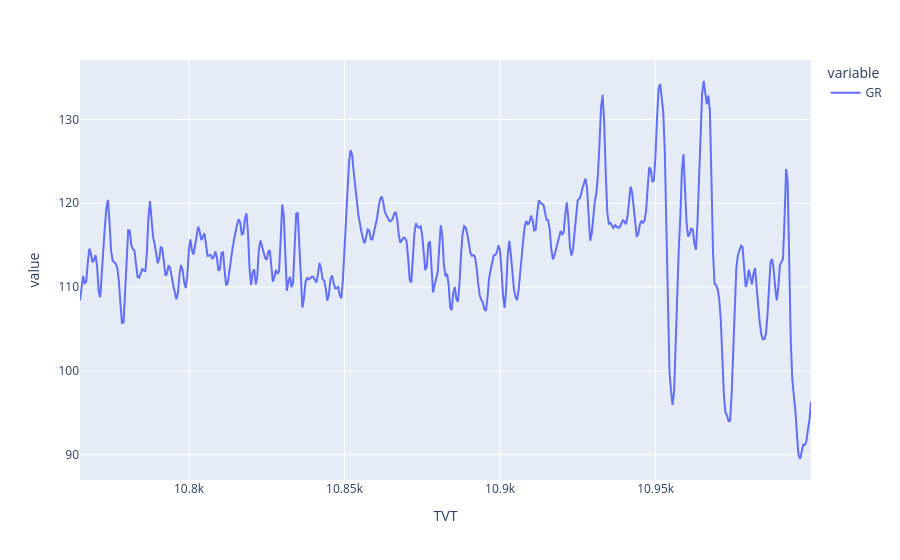

Source (notebook cell):
### Code cell
px.line(typewell_data[typewell_data.index<11000].GR)

### Figure 1 — Plotly figure (JSON) as saved in the notebook; plotly's stock layout.template omitted (floating-point values rounded to 4 significant figures; data arrays with more than 128 entries replaced by an {"elided": "..."} marker saying what was removed)
{"data": [{"hovertemplate": "variable=GR<br>TVT=%{x}<br>value=%{y}<extra></extra>", "legendgroup": "GR", "line": {"color": "#636efa", "dash": "solid"}, "marker": {"symbol": "circle"}, "mode": "lines", "name": "GR", "orientation": "v", "showlegend": true, "type": "scatter", "x": {"elided": "471 float values"}, "xaxis": "x", "y": {"elided": "471 float values"}, "yaxis": "y"}], "layout": {"legend": {"title": {"text": "variable"}, "tracegroupgap": 0}, "margin": {"t": 60}, "xaxis": {"anchor": "y", "domain": [0, 1], "title": {"text": "TVT"}}, "yaxis": {"anchor": "x", "domain": [0, 1], "title": {"text": "value"}}}}
